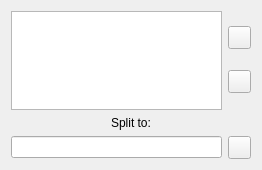
<?xml version="1.0" encoding="UTF-8"?>
<ui version="4.0">
 <class>SplitForm</class>
 <widget class="QWidget" name="SplitForm">
  <property name="geometry">
   <rect>
    <x>0</x>
    <y>0</y>
    <width>262</width>
    <height>170</height>
   </rect>
  </property>
  <property name="windowTitle">
   <string>Form</string>
  </property>
  <layout class="QVBoxLayout" name="verticalLayout_2">
   <item>
    <layout class="QHBoxLayout" name="horizontalLayout_2">
     <item>
      <widget class="QListView" name="listView"/>
     </item>
     <item>
      <layout class="QVBoxLayout" name="verticalLayout">
       <item>
        <widget class="QPushButton" name="pbAdd">
         <property name="sizePolicy">
          <sizepolicy hsizetype="Fixed" vsizetype="Fixed">
           <horstretch>0</horstretch>
           <verstretch>0</verstretch>
          </sizepolicy>
         </property>
         <property name="maximumSize">
          <size>
           <width>23</width>
           <height>23</height>
          </size>
         </property>
         <property name="text">
          <string/>
         </property>
        </widget>
       </item>
       <item>
        <widget class="QPushButton" name="pbSkip">
         <property name="sizePolicy">
          <sizepolicy hsizetype="Fixed" vsizetype="Fixed">
           <horstretch>0</horstretch>
           <verstretch>0</verstretch>
          </sizepolicy>
         </property>
         <property name="maximumSize">
          <size>
           <width>23</width>
           <height>23</height>
          </size>
         </property>
         <property name="text">
          <string/>
         </property>
        </widget>
       </item>
      </layout>
     </item>
    </layout>
   </item>
   <item>
    <widget class="QLabel" name="label">
     <property name="text">
      <string>Split to:</string>
     </property>
     <property name="alignment">
      <set>Qt::AlignCenter</set>
     </property>
    </widget>
   </item>
   <item>
    <layout class="QHBoxLayout" name="horizontalLayout">
     <item>
      <widget class="QLineEdit" name="lineEdit"/>
     </item>
     <item>
      <widget class="QPushButton" name="pbSplit">
       <property name="sizePolicy">
        <sizepolicy hsizetype="Fixed" vsizetype="Fixed">
         <horstretch>0</horstretch>
         <verstretch>0</verstretch>
        </sizepolicy>
       </property>
       <property name="minimumSize">
        <size>
         <width>23</width>
         <height>23</height>
        </size>
       </property>
       <property name="maximumSize">
        <size>
         <width>23</width>
         <height>23</height>
        </size>
       </property>
       <property name="text">
        <string/>
       </property>
      </widget>
     </item>
    </layout>
   </item>
  </layout>
 </widget>
 <resources/>
 <connections/>
</ui>
